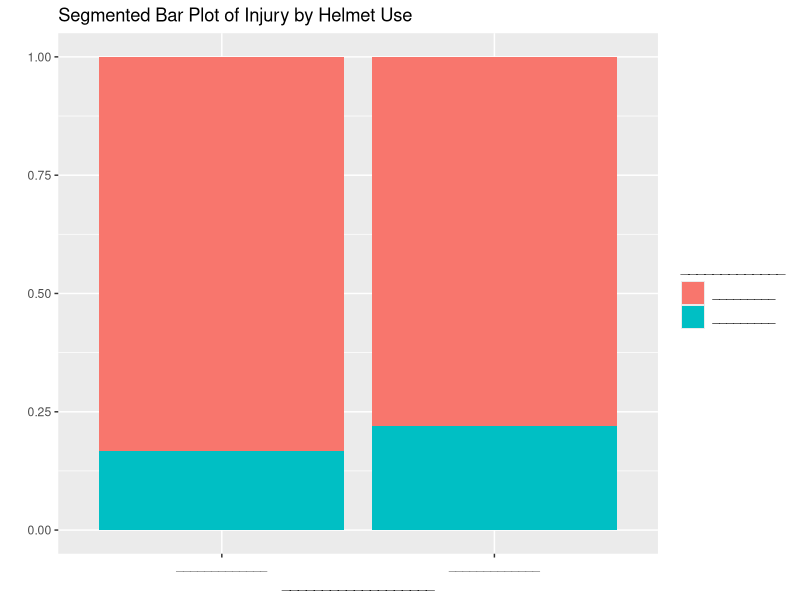

Write R code to recreate this figure.
## ---- chunk 1
knitr::opts_chunk$set(echo = TRUE, 
                      message = FALSE,
                      warnings = FALSE, 
                      eval = T)
options(show.signif.stars = FALSE)
library(ggplot2)
## ---- chunk 2
injury <- read.csv("../data/head_injury.csv")
injury$Helmet <- factor(injury$Helmet)
injury$Injury <- factor(injury$Injury)
## ---- chunk 3
ggplot(data = injury,   #This specifies the dataset
       aes(x = Injury, fill = Helmet)) +   #This specifies the variables
  geom_bar(stat = "count", position = "fill") +  #Tell it to make a stacked bar plot
  labs(title = "Segmented Bar Plot of Injury by Helmet Use",  #Make sure to title your plot 
       x = "___________________",   #Label the x axis
       y = "",  #Remove y axis label
       fill = "_____________") + #Change legend label
  scale_fill_discrete(labels = c("_________", "_________")) +
  scale_x_discrete(labels = c("_____________", "_____________"))

## ---- chunk 4
pnorm(-2.86 #enter value of test statistic
      , m=0, s=1 #using the standard normal mean = 0, sd = 1
      , lower.tail=TRUE) # gives a p-value less than the test statistic
## ---- chunk 5
qnorm(0.95 + 0.025) #multiplier for 95% confidence interval
